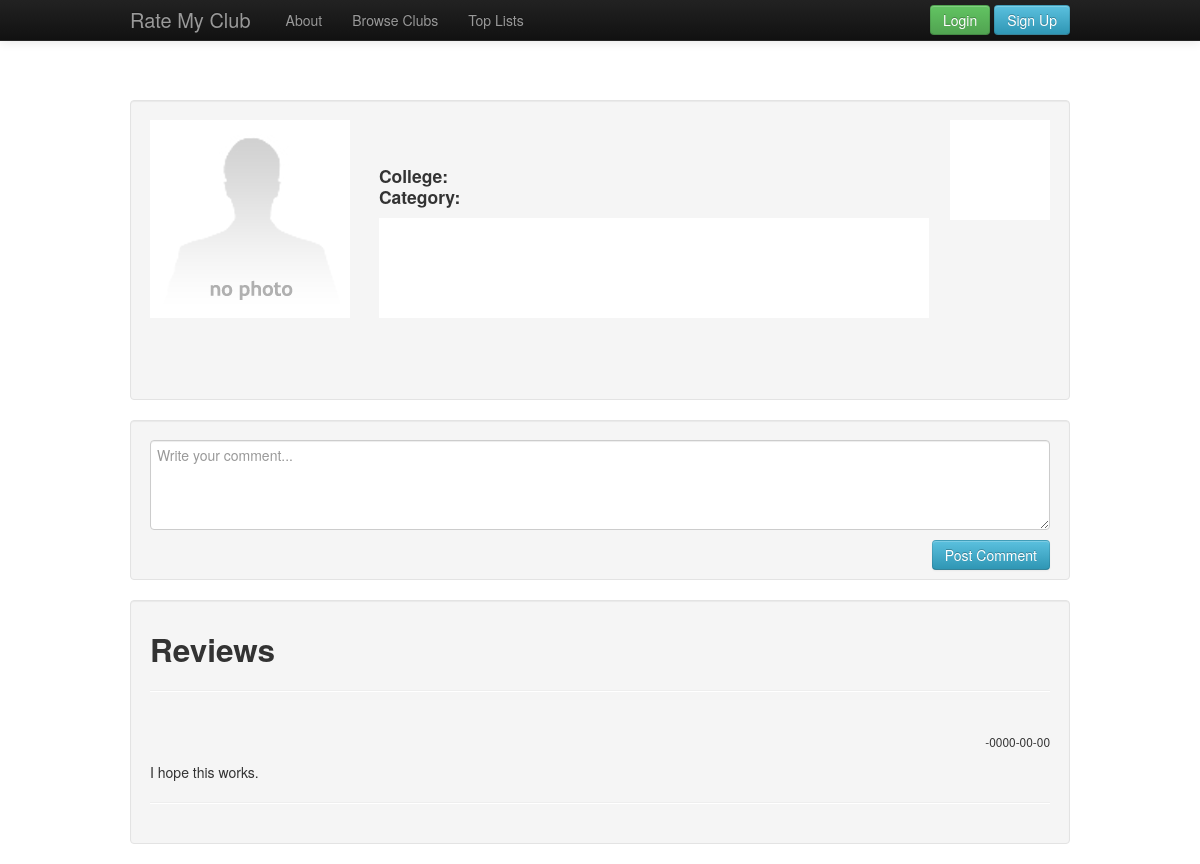
Before: /club.php with the older database file.
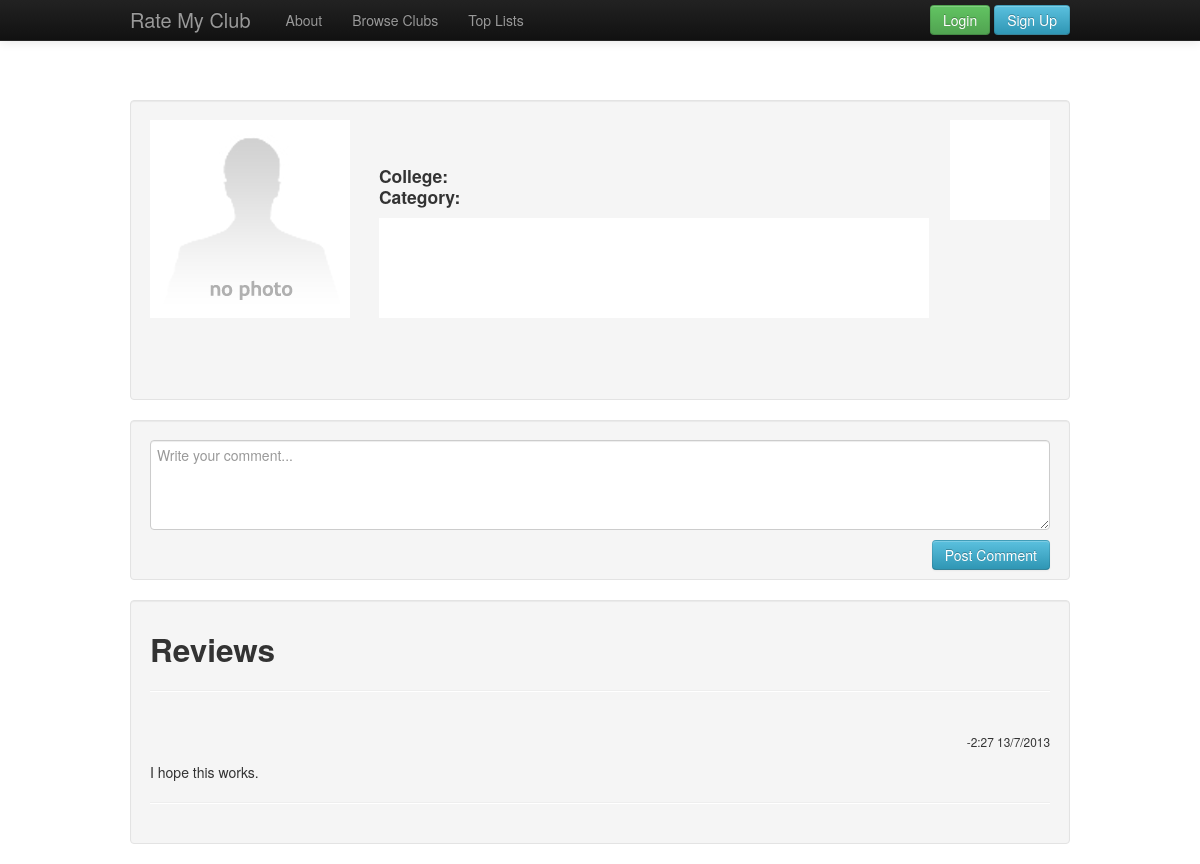
After: the same page with the newer database file.
### tables this page shows
CREATE TABLE IF NOT EXISTS `comments` (
  `id` int(11) NOT NULL AUTO_INCREMENT,
  `timeStamp` varchar(30) NOT NULL,
  `clubID` int(11) NOT NULL,
  `username` varchar(30) NOT NULL,
  `comment` text NOT NULL,
  PRIMARY KEY (`id`)
);

### includes/sessions.php (called while the page is built, shortened)
<?php
    function loggedIn(){
        return isset($_SESSION['userId']);
    }
?>

### includes/functions.php (the view, shortened to what this page needs)
<?php
    function getNavItems() {
        global $connection;
        $query = "SELECT * FROM menu;";
        $menu_set = mysql_query($query, $connection);
        return $menu_set;
    }
    function printNav($public = true){
        $output = "";
        $output .= "<div class=\"navbar navbar-inverse navbar-fixed-top\">
                    <div class=\"navbar-inner\">
                    <div class=\"container\">
                    <a class=\"brand\" href=\"index.php\">Rate My Club</a>";
        if($public == true){
            $output .= "<div class=\"navbar-content\">
                                <ul class=\"nav\">";
            $menuSet = getNavItems();
            while($menuItem = mysql_fetch_array($menuSet)){
                $output .= "<li><a href = \"{$menuItem['slug']}\">{$menuItem['menu_name']}</a></li>";
              }
            $output .= "</ul>
                        </div>";
            if(loggedIn()){
                $userDetails = getUserInfo($_SESSION['userId']);
                $output .= "<div class=\"btn-group pull-right\">
                            <h3 class=\"user dopdown-toggle\" data-toggle=\"dropdown\">{$userDetails['username']}</h3>
                            <ul class=\"dropdown-menu\">
                            <li><a href=\"logout.php\">Log Out</a></li>
                            </ul>
                            </div>";
            }
            else{
                $output .= "<div class = \"pull-right\">
                            <a href = \"login.php\" class = \"btn btn-success\">Login</a>
                            <a href = \"signup.php\" class = \"btn btn-info\">Sign Up</a>
                            <div>";
            }
            $output .= "</div>
                        </div>
                        </div>
                        </div>
                        </div>";
        }
        else{
            $output .= "</div>
                        </div>
                        </div>";
        }
        return $output;
    }
    function getComments($clubID){
        global $connection;
        $query = "SELECT * FROM `comments` WHERE `clubID` = '{$clubID}';";
        $commentSet = mysql_query($query,$connection);
        while($comment = mysql_fetch_array($commentSet)){
            $output="<div class=\"review\">
                    <b class=\"pull-right\">{$comment['username']}</b><br>
                    <p><small class=\"pull-right\">-{$comment['timeStamp']}</small></p><br>
                    <p>
                    {$comment['comment']}
                    </p>
                    <hr>
                    </div>";
            echo $output;
        }
    }
?>

Changed rows visible on the page:
changed comments "I hope this works.": timeStamp "0000-00-00" → "2:27 13/7/2013"
